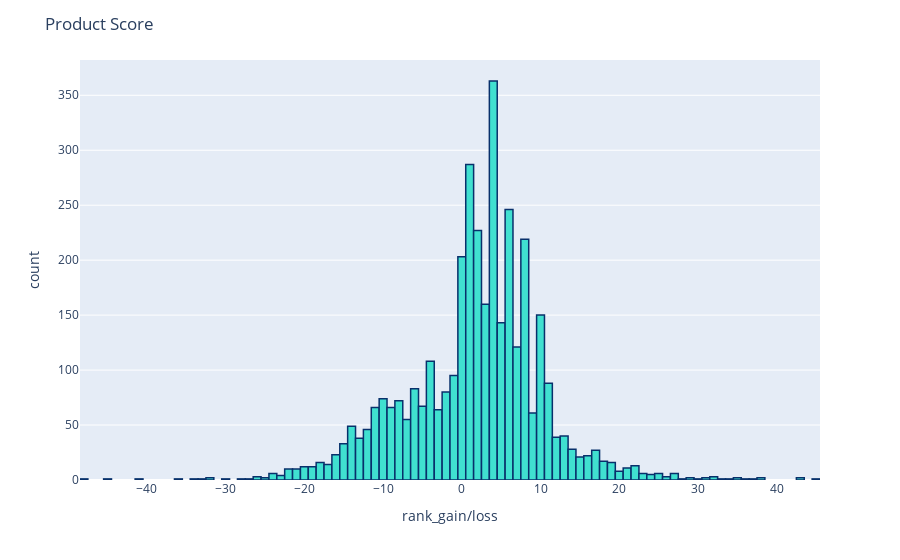

Source (notebook cell):
### Code cell
import matplotlib.pyplot as plt
import seaborn as sns
color = sns.color_palette()
%matplotlib inline
import plotly.offline as py
py.init_notebook_mode(connected=True)
import plotly.graph_objs as go
import plotly.tools as tls
import plotly.express as px
# Product Scores
fig = px.histogram(df, x="rank_gain/loss")
fig.update_traces(marker_color="turquoise",marker_line_color='rgb(8,48,107)',
                  marker_line_width=1.5)
fig.update_layout(title_text='Product Score')
fig.show()

### Figure 1 — Plotly figure (JSON) as saved in the notebook; plotly's stock layout.template omitted (floating-point values rounded to 4 significant figures; data arrays with more than 128 entries replaced by an {"elided": "..."} marker saying what was removed)
{"data": [{"alignmentgroup": "True", "bingroup": "x", "hovertemplate": "rank_gain/loss=%{x}<br>count=%{y}<extra></extra>", "legendgroup": "", "marker": {"color": "turquoise", "line": {"color": "rgb(8,48,107)", "width": 1.5}, "pattern": {"shape": ""}}, "name": "", "offsetgroup": "", "orientation": "v", "showlegend": false, "type": "histogram", "x": {"elided": "3675 int values"}, "xaxis": "x", "yaxis": "y"}], "layout": {"barmode": "relative", "legend": {"tracegroupgap": 0}, "margin": {"t": 60}, "title": {"text": "Product Score"}, "xaxis": {"anchor": "y", "domain": [0, 1], "title": {"text": "rank_gain/loss"}}, "yaxis": {"anchor": "x", "domain": [0, 1], "title": {"text": "count"}}}}
